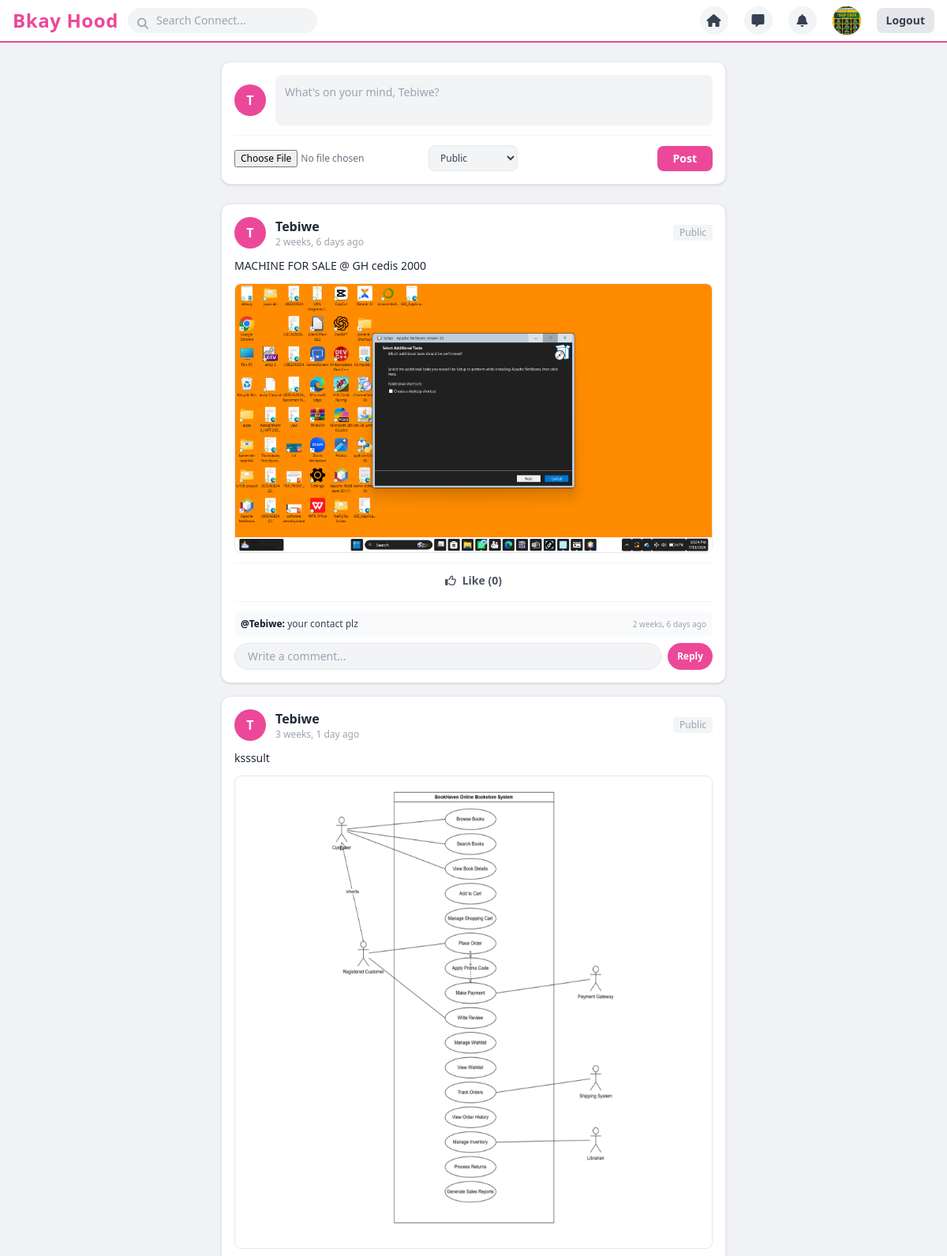
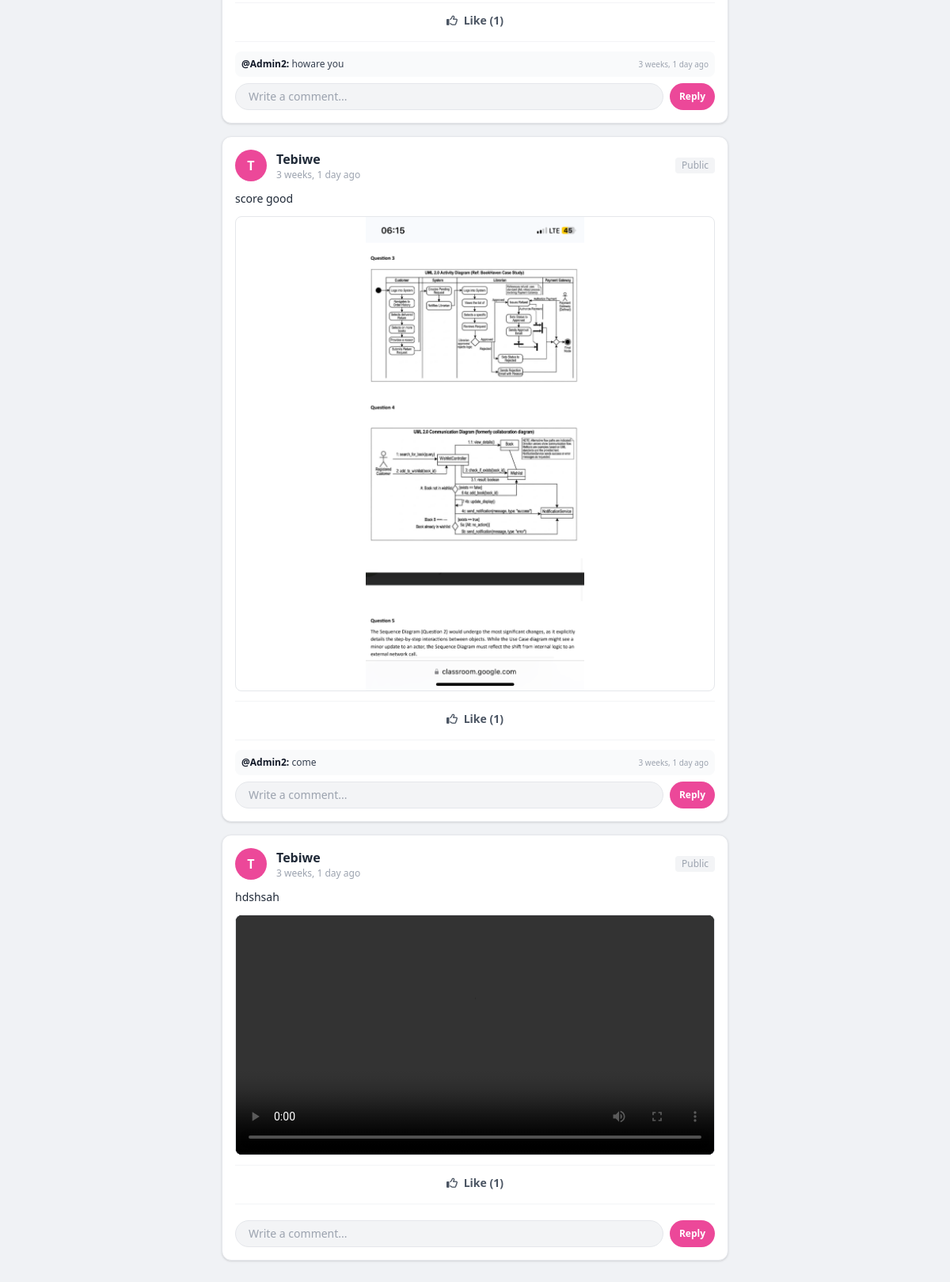
Screenshot of /home/ (signed in) with the database file from the repository (2 pictures, top to bottom).
### accounts/models.py (models this page shows, shortened)
class Profile(models.Model):
    user = models.OneToOneField(User, on_delete=models.CASCADE, related_name='profile')
    avatar = models.ImageField(upload_to='avatars/', default='avatars/default.png', blank=True)
    bio = models.TextField(max_length=500, blank=True)
    location = models.CharField(max_length=100, default='Berekum')
    community = models.CharField(max_length=100, blank=True, null=True, default='Berekum Central')
    last_seen = models.DateTimeField(default=timezone.now)

class Post(models.Model):
    VISIBILITY_CHOICES = [
        ('public', 'Public'),
        ('friends', 'Friends Only'),
        ('private', 'Private'),
    ]
    author = models.ForeignKey(User, on_delete=models.CASCADE, related_name='posts')
    content = models.TextField()
    image = models.ImageField(upload_to='post_images/', blank=True, null=True)
    media = models.FileField(
        upload_to='post_media/',
        blank=True,
        null=True,
        validators=[FileExtensionValidator(allowed_extensions=['mp4', 'mov', 'avi', 'webm', 'jpg', 'jpeg', 'png', 'gif'])]
    )
    visibility = models.CharField(max_length=10, choices=VISIBILITY_CHOICES, default='public')
    likes = models.ManyToManyField(User, related_name='liked_posts', blank=True)
    created_at = models.DateTimeField(auto_now_add=True)
    class Meta:
        ordering = ['-created_at']

class Comment(models.Model):
    post = models.ForeignKey(Post, on_delete=models.CASCADE, related_name='comments')
    author = models.ForeignKey(User, on_delete=models.CASCADE, related_name='user_comments')
    content = models.TextField()
    created_at = models.DateTimeField(auto_now_add=True)
    class Meta:
        ordering = ['created_at']

### accounts/views.py (the view, shortened to what this page needs)
# urls.py: path('home/', views.home, name='home'),
@login_required
def home(request):
    blocked_users = Block.objects.filter(Q(blocker=request.user) | Q(blocked=request.user))
    blocked_ids = set()
    for b in blocked_users:
        if b.blocker == request.user:
            blocked_ids.add(b.blocked.id)
        else:
            blocked_ids.add(b.blocker.id)
    following_users = Follow.objects.filter(follower=request.user).values_list('following', flat=True)
    mutual_friends = [u for u in following_users if Follow.objects.filter(follower=u, following=request.user).exists()]
    posts = Post.objects.exclude(author__in=blocked_ids).filter(
        Q(visibility='public') |
        Q(author=request.user) |
        Q(visibility='friends', author__in=mutual_friends)
    ).distinct().order_by('-created_at')
    return render(request, 'accounts/feed.html', {'posts': posts})

### accounts/context_processors.py (called while the page is built)
def unread_counts(request):
    if request.user.is_authenticated:
        unread_notifications = Notification.objects.filter(recipient=request.user, is_read=False).count()
        unread_messages = Message.objects.filter(receiver=request.user, is_read=False).count()
        return {
            'unread_notifications_count': unread_notifications,
            'unread_messages_count': unread_messages,
        }
    return {
        'unread_notifications_count': 0,
        'unread_messages_count': 0,
    }

### accounts/templates/accounts/feed.html (shortened to what this page needs)
{% extends 'accounts/base.html' %}
{% block content %}
<div class="bg-white p-4 rounded-xl shadow border border-gray-200 mb-6">
  <form method="POST" enctype="multipart/form-data">
    <div class="flex space-x-3 items-center mb-3">
      <div class="w-10 h-10 rounded-full bg-brandPink text-white font-bold flex items-center justify-center shrink-0">
        {{ user.username|slice:":1"|upper }}
      </div>
      <textarea name="content" rows="2" placeholder="What's on your mind, {{ user.username }}?" class="w-full bg-gray-100 rounded-lg p-3 text-sm focus:outline-none focus:ring-2 focus:ring-brandPink resize-none" required></textarea>
    </div>
    <div class="flex justify-between items-center border-t border-gray-100 pt-3">
      <div class="flex items-center space-x-3">
        <input type="file" name="media" accept="image/*,video/mp4,video/mov,video/avi,video/webm" class="text-xs text-gray-500">
        <select name="visibility" class="bg-gray-100 border border-gray-200 text-gray-700 text-xs rounded-lg px-2.5 py-1.5 focus:outline-none focus:ring-2 focus:ring-brandPink">
          <option value="public">Public</option>
        </select>
      </div>
      <button type="submit" class="bg-brandPink hover:bg-opacity-90 text-white font-bold px-5 py-1.5 rounded-lg text-sm transition">Post</button>
    </div>
  </form>
</div>
<div class="space-y-4 mb-10">
  {% for post in posts %}
  <div id="post-{{ post.id }}" class="bg-white p-4 rounded-xl shadow border border-gray-200">
    <div class="flex items-center justify-between mb-3">
      <div class="flex items-center space-x-3">
        <div class="w-10 h-10 rounded-full bg-brandPink text-white font-bold flex items-center justify-center shrink-0">
          {{ post.author.username|slice:":1"|upper }}
        </div>
        <div>
          <a href="{% url 'profile' post.author.username %}" class="font-bold text-gray-800 hover:underline">{{ post.author.username }}</a>
          <p class="text-xs text-gray-400">{{ post.created_at|timesince }} ago</p>
        </div>
      </div>
      <span class="text-xs text-gray-400 bg-gray-100 px-2 py-0.5 rounded">{{ post.get_visibility_display }}</span>
    </div>
    <p class="text-gray-800 text-sm mb-3">{{ post.content }}</p>
    {% if post.media %}
      {% with url=post.media.url|lower %}
        {% if ".mp4" in url or ".mov" in url or ".webm" in url or ".avi" in url %}
          <video controls class="rounded-lg w-full mb-3 object-contain max-h-[600px] bg-black border">
            <source src="{{ post.media.url }}" type="video/mp4">
          </video>
        {% else %}
          <img src="{{ post.media.url }}" class="rounded-lg w-full mb-3 object-contain max-h-[600px] border" alt="Post media">
        {% endif %}
      {% endwith %}
    {% elif post.image %}
      <img src="{{ post.image.url }}" class="rounded-lg w-full mb-3 object-contain max-h-[600px] border" alt="Post image">
    {% endif %}
    <div class="flex border-t border-gray-100 pt-2 text-center text-sm font-semibold text-gray-600">
      <a href="{% url 'like_post' post.id %}" class="w-full py-1 hover:text-brandPink transition">
        <i class="fa-regular fa-thumbs-up mr-1"></i> Like ({{ post.likes.count }})
      </a>
    </div>
    <div class="mt-3 pt-3 border-t border-gray-100 space-y-2">
      {% for comment in post.comments.all %}
        <div class="bg-gray-50 p-2 rounded-lg text-xs flex justify-between items-start">
          <div>
            <span class="font-bold text-gray-900">@{{ comment.author.username }}:</span>
            <span class="text-gray-700">{{ comment.content }}</span>
          </div>
          <span class="text-[10px] text-gray-400">{{ comment.created_at|timesince }} ago</span>
        </div>
      {% endfor %}
      <form method="POST" class="flex gap-2 mt-2">
        <input
          type="text"
          name="comment_content"
          placeholder="Write a comment..."
          class="w-full bg-gray-100 rounded-full px-4 py-1.5 text-sm focus:outline-none focus:ring-2 focus:ring-brandPink border border-gray-200"
          required
        >
        <button type="submit" class="bg-brandPink text-white px-3 py-1.5 rounded-full text-xs font-bold shrink-0 hover:bg-opacity-90">Reply</button>
      </form>
    </div>
  </div>
  {% empty %}
  <div class="bg-white p-6 rounded-xl shadow text-center text-gray-500">
    No posts yet. Share something with your network!
  </div>
  {% endfor %}
</div>
{% endblock %}

### accounts/templates/accounts/base.html (shortened to what this page needs)
{% load static %}
<!DOCTYPE html>
<html lang="en">
<head>
  <script src="https://cdn.tailwindcss.com"></script>
  <link rel="stylesheet" href="https://cdnjs.cloudflare.com/ajax/libs/font-awesome/6.4.0/css/all.min.css">
</head>
<body class="bg-fbBg font-sans text-gray-900 min-h-screen flex flex-col">
  <nav class="bg-white border-b-2 border-brandPink sticky top-0 z-50 shadow-sm px-4 py-2 flex justify-between items-center">
    <div class="flex items-center space-x-3">
      <a href="{% url 'home' %}" class="text-2xl font-extrabold text-brandPink tracking-wide">Bkay Hood</a>
      <form method="GET" action="{% url 'search' %}" class="relative hidden sm:block">
        <input type="text" name="q" placeholder="Search Connect..." class="bg-gray-100 rounded-full pl-9 pr-4 py-1.5 text-sm focus:outline-none focus:ring-2 focus:ring-fbBlue w-60">
        <button type="submit" class="absolute left-3 top-2.5 text-gray-400 text-sm bg-transparent border-none cursor-pointer">
          <i class="fa-solid fa-magnifying-glass"></i>
        </button>
      </form>
    </div>
    {% if user.is_authenticated %}
    <div class="flex items-center space-x-5">
      <a href="{% url 'home' %}" class="w-9 h-9 rounded-full bg-gray-100 hover:bg-gray-200 flex items-center justify-center text-gray-700 transition" title="Home"><i class="fa-solid fa-house"></i></a>
      <a href="{% url 'inbox' %}" class="relative w-9 h-9 rounded-full bg-gray-100 hover:bg-gray-200 flex items-center justify-center text-gray-700 transition" title="Messages">
        <i class="fa-solid fa-message"></i>
      </a>
      <a href="{% url 'notifications' %}" class="relative w-9 h-9 rounded-full bg-gray-100 hover:bg-gray-200 flex items-center justify-center text-gray-700 transition" title="Notifications">
        <i class="fa-solid fa-bell"></i>
      </a>
      <a href="{% url 'profile' user.username %}" class="w-9 h-9 rounded-full bg-brandPink text-white font-bold flex items-center justify-center text-sm shadow overflow-hidden" title="Profile">
        {% if user.profile.avatar and user.profile.avatar.name != 'avatars/default.png' %}
            <img src="{{ user.profile.avatar.url }}" class="w-full h-full object-cover">
        {% else %}
            {{ user.username|slice:":1"|upper }}
        {% endif %}
      </a>
      <a href="{% url 'logout' %}" class="bg-gray-200 hover:bg-gray-300 text-gray-700 px-3 py-1.5 rounded-lg text-sm font-semibold transition">Logout</a>
    </div>
    {% endif %}
  </nav>
  <main class="max-w-2xl mx-auto w-full mt-6 px-4 flex-grow">
    {% block content %}{% endblock %}
  </main>
</body>
</html>

### rows the page displays
Post: author.username "T", author.username "Tebiwe", created_at "2 weeks, 6 days", visibility "Public", content "MACHINE FOR SALE @ GH cedis 2000", media (picture), likes.count "0"
Comment: author.username "Tebiwe", content "your contact plz", created_at "2 weeks, 6 days"
Post: author.username "T", author.username "Tebiwe", created_at "3 weeks, 1 day", visibility "Public", content "ksssult", media (picture), likes.count "1"
Comment: author.username "Admin2", content "howare you", created_at "3 weeks, 1 day"
Post: author.username "T", author.username "Tebiwe", created_at "3 weeks, 1 day", visibility "Public", content "score good", media (picture), likes.count "1"
Comment: author.username "Admin2", content "come", created_at "3 weeks, 1 day"
Post: author.username "T", author.username "Tebiwe", created_at "3 weeks, 1 day", visibility "Public", content "hdshsah", likes.count "1"

### other values shown
{{ user.username|slice:":1"|upper }} "T"
